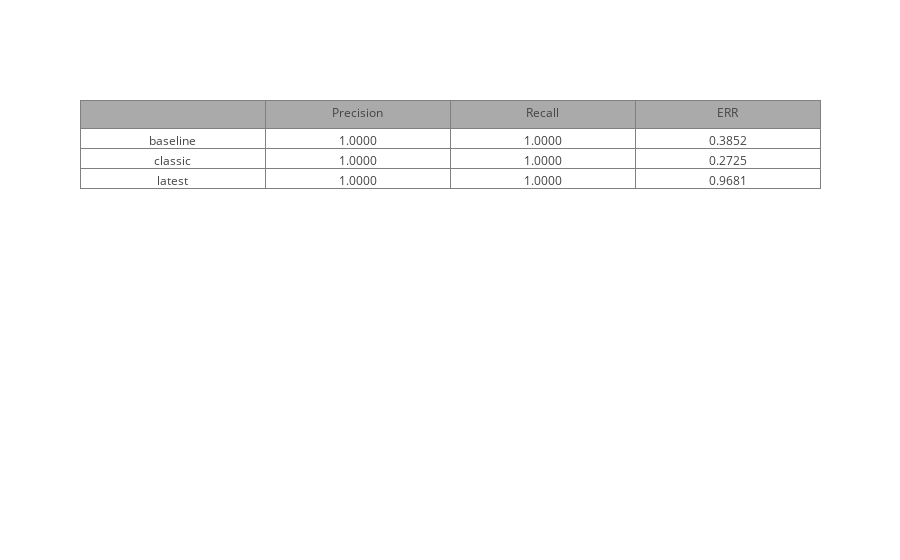

Notebook code for this chart:
### Markdown cell above
### Looking at the Results
In this example we have rating data for every result in the Batman query and we're not adjusting matching so `Precision` and `Recall` are the expected value of 1.  However, since we've altered the sorting of results with LTR we can see a lift in `ERR` as our higher rated documents are coming up closer to the top of the results.

### Code cell
from ltr import rre_table
rre_table()

### Figure 1 — Plotly figure (JSON) as saved in the notebook; plotly's stock layout.template omitted (floating-point values rounded to 4 significant figures)
{"data": [{"cells": {"values": [["baseline", "classic", "latest"], ["1.0000", "1.0000", "1.0000"], ["1.0000", "1.0000", "1.0000"], ["0.3852", "0.2725", "0.9681"]]}, "header": {"fill": {"color": "#AAAAAA"}, "values": ["", "Precision", "Recall", "ERR"]}, "type": "table", "uid": "7a4d1971-7660-4292-8a2c-8a5f873225bc"}], "layout": {}}
